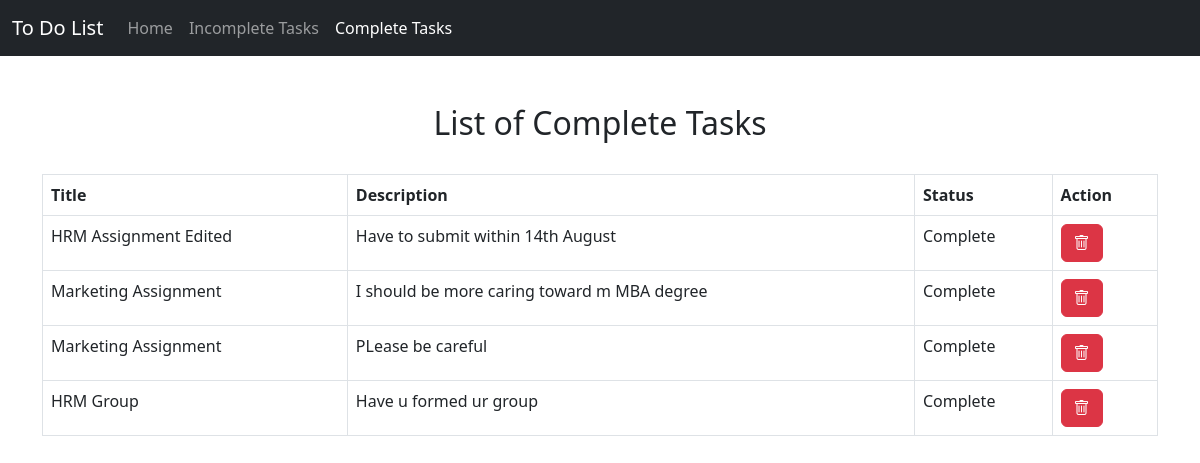
The page /complete/ on the database its author committed.
### task/models.py (models this page shows, shortened)
class TaskModel(models.Model):
    id = models.AutoField(primary_key=True)
    taskTitle = models.CharField(max_length=50)
    taskDescription = models.TextField()
    is_completed = models.BooleanField(default = False)

### task/views.py (the view)
# urls.py: path('complete/', views.complete_tasks, name = 'complete'),
def complete_tasks(request):
    data = TaskModel.objects.filter(is_completed=True)
    return render(request, 'complete_tasks.html', {'data': data})

### task/templates/complete_tasks.html (shortened to what this page needs)
{% extends 'base.html' %}
{% block content %}
<br>
<br>
<h2 style="text-align: center;">List of Complete Tasks</h2>
<br>
<table class="table table-bordered">
    <thead>
      <tr>
        <th scope="col">Title</th>
        <th scope="col">Description</th>
        <th scope="col">Status</th>
        <th scope="col">Action</th>
      </tr>
    </thead>
    <tbody>
        {% for x in data %}
      <tr>
        <td>{{x.taskTitle}}</td>
        <td>{{x.taskDescription}}</td>
        <td>
            {% if x.is_completed %}Complete
            {% else %}Incomplete
            {% endif %}
        </td>
        <td>
            <a href="{% url 'delete' id=x.id %}">
                <i class="bi bi-trash btn btn-danger"></i>
            </a>
        </td>
      </tr>
      {% endfor %}
    </tbody>
  </table>
{% endblock content %}

### to_do_list/templates/base.html (shortened to what this page needs)
<!doctype html>
<html lang="en">
  <head>
    <link href="https://cdn.jsdelivr.net/npm/bootstrap@5.2.3/dist/css/bootstrap.min.css" rel="stylesheet">
    <link rel="stylesheet" href="https://cdn.jsdelivr.net/npm/bootstrap-icons@1.10.5/font/bootstrap-icons.css">
  </head>
  <body>
    <nav class="navbar navbar-expand-lg navbar-dark bg-dark">
      <div class="container-fluid">
        <a class="navbar-brand" href="#">To Do List</a>
        <div class="collapse navbar-collapse" id="navbarSupportedContent">
          <ul class="navbar-nav me-auto mb-2 mb-lg-0">
            <li class="nav-item">
              <a class="nav-link {% if request.path == '' or request.path == '/' %}active{% endif %}" aria-current="page" href="{% url 'home' %}">Home</a>
            </li>
            <li class="nav-item">
              <a class="nav-link {% if request.path == '/incomplete/' %}active{% endif %}" href="{% url 'incomplete' %}">Incomplete Tasks</a>
            </li>
            <li class="nav-item">
              <a class="nav-link {% if request.path == '/complete/' %}active{% endif %}" href="{% url 'complete' %}">Complete Tasks</a>
            </li>
        </div>
      </div>
    </nav>
    <div class="container-sm">
      {% block content %}
      {% endblock content %}
    </div>
  </body>
</html>

### rows shown on the page
TaskModel: taskTitle "HRM Assignment Edited", taskDescription "Have to submit within 14th August", is_completed "Complete"
TaskModel: taskTitle "Marketing Assignment", taskDescription "I should be more caring toward m MBA degree", is_completed "Complete"
TaskModel: taskTitle "Marketing Assignment", taskDescription "PLease be careful", is_completed "Complete"
TaskModel: taskTitle "HRM Group", taskDescription "Have u formed ur group", is_completed "Complete"
